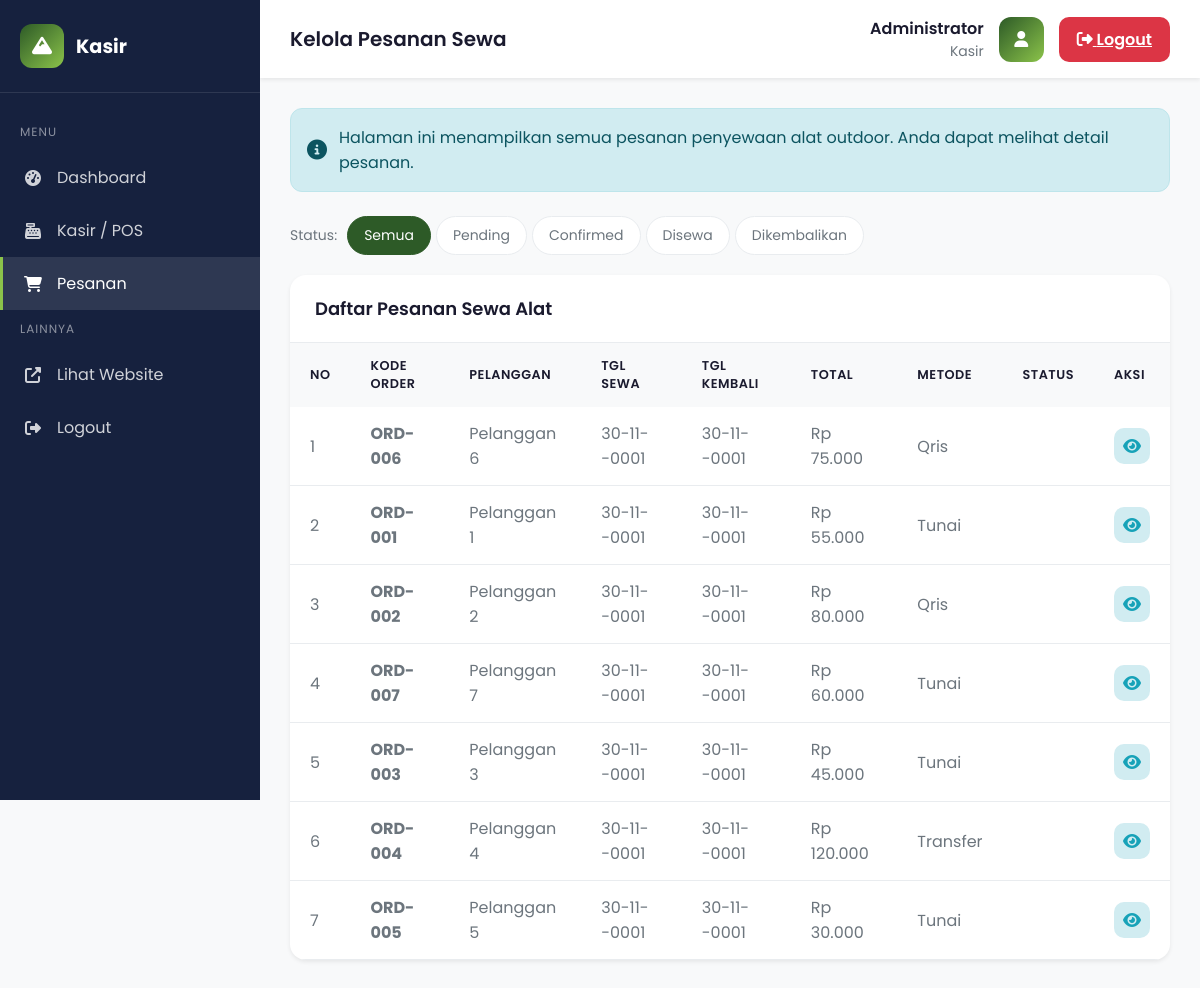
The app's page /kasir/orders/index.php (signed in) with its own data.
### tables this page shows
CREATE TABLE IF NOT EXISTS orders (
    id INT PRIMARY KEY AUTO_INCREMENT,
    kode_order VARCHAR(20) UNIQUE NOT NULL,
    user_id INT,
    nama_pelanggan VARCHAR(100) NOT NULL,
    no_hp VARCHAR(20) NOT NULL,
    email VARCHAR(100),
    total_harga DECIMAL(12,2) NOT NULL,
    tanggal_sewa DATE NOT NULL,
    tanggal_kembali DATE NOT NULL,
    metode_pembayaran ENUM('tunai', 'qris', 'transfer') DEFAULT 'tunai',
    status_pembayaran ENUM('pending', 'confirmed', 'completed', 'cancelled') DEFAULT 'pending',
    status_order ENUM('pending', 'confirmed', 'rented', 'returned', 'cancelled') DEFAULT 'pending',
    tipe_order ENUM('online', 'offline') DEFAULT 'offline',
    catatan TEXT,
    created_at TIMESTAMP DEFAULT CURRENT_TIMESTAMP,
    FOREIGN KEY (user_id) REFERENCES users(id)
);

### config/functions.php (called while the page is built, shortened)
<?php
require_once 'database.php';
function formatCurrency($amount)
{
    return 'Rp ' . number_format($amount, 0, ',', '.');
}
function getAllOrders($limit = null)
{
    global $conn;
    $sql = "SELECT o.*, u.nama_lengkap as nama_kasir
            FROM orders o
            LEFT JOIN users u ON o.user_id = u.id
            ORDER BY o.created_at DESC";
    $result = $conn->query($sql);
    return $result->fetch_all(MYSQLI_ASSOC);
}

### kasir/orders/index.php (the view, shortened to what this page needs)
<?php
require_once '../../config/functions.php';
$orders = getAllOrders();
$status_filter = isset($_GET['status']) ? $_GET['status'] : '';
?>
<!DOCTYPE html>
<html lang="id">
<head>
    <link rel="stylesheet" href="https://cdnjs.cloudflare.com/ajax/libs/font-awesome/6.4.0/css/all.min.css">
</head>
<body>
    <aside class="sidebar">
        <div class="sidebar-brand">
            <div class="logo-icon"><i class="fas fa-mountain"></i></div>
            <span>Kasir</span>
        </div>
        <nav class="sidebar-menu">
            <div class="menu-section">Menu</div>
            <a href="../index.php" class="menu-item"><i class="fas fa-tachometer-alt"></i><span>Dashboard</span></a>
            <a href="../pos.php" class="menu-item"><i class="fas fa-cash-register"></i><span>Kasir / POS</span></a>
            <a href="index.php" class="menu-item active"><i class="fas fa-shopping-cart"></i><span>Pesanan</span></a>
            <div class="menu-section">Lainnya</div>
            <a href="../../index.php" class="menu-item" target="_blank"><i
                    class="fas fa-external-link-alt"></i><span>Lihat Website</span></a>
            <a href="../logout.php" class="menu-item"><i class="fas fa-sign-out-alt"></i><span>Logout</span></a>
        </nav>
    </aside>
    <main class="main-content">
        <header class="admin-header">
            <h1 class="header-title">Kelola Pesanan Sewa</h1>
            <div class="header-user">
                <div class="user-info">
                    <div class="user-name"><?= $_SESSION['admin_nama'] ?></div>
                    <div class="user-role">Kasir</div>
                </div>
                <div class="user-avatar"><i class="fas fa-user"></i></div>
                <a href="../logout.php" class="btn-logout"><i class="fas fa-sign-out-alt"></i> Logout</a>
            </div>
        </header>
        <div class="content">
            <div class="alert-box">
                <i class="fas fa-info-circle"></i>
                <p>Halaman ini menampilkan semua pesanan penyewaan alat outdoor. Anda dapat melihat detail pesanan.</p>
            </div>
            <div class="filters">
                <div class="filter-group">
                    <label>Status:</label>
                    <a href="index.php" class="filter-btn <?= $status_filter == '' ? 'active' : '' ?>">Semua</a>
                    <a href="index.php?status=pending"
                        class="filter-btn <?= $status_filter == 'pending' ? 'active' : '' ?>">Pending</a>
                    <a href="index.php?status=confirmed"
                        class="filter-btn <?= $status_filter == 'confirmed' ? 'active' : '' ?>">Confirmed</a>
                    <a href="index.php?status=rented"
                        class="filter-btn <?= $status_filter == 'rented' ? 'active' : '' ?>">Disewa</a>
                    <a href="index.php?status=returned"
                        class="filter-btn <?= $status_filter == 'returned' ? 'active' : '' ?>">Dikembalikan</a>
                </div>
            </div>
            <div class="card">
                <div class="card-header">
                    <h2 class="card-title">Daftar Pesanan Sewa Alat</h2>
                </div>
                <table class="table">
                    <thead>
                        <tr>
                            <th>No</th>
                            <th>Kode Order</th>
                            <th>Pelanggan</th>
                            <th>Tgl Sewa</th>
                            <th>Tgl Kembali</th>
                            <th>Total</th>
                            <th>Metode</th>
                            <th>Status</th>
                            <th>Aksi</th>
                        </tr>
                    </thead>
                    <tbody>
                        <?php foreach ($orders as $index => $order): ?>
                            <tr>
                                <td><?= $index + 1 ?></td>
                                <td><strong><?= $order['kode_order'] ?></strong></td>
                                <td>
                                    <?= $order['nama_pelanggan'] ?><br>
                                </td>
                                <td><?= $order['tanggal_sewa'] ? date('d-m-Y', strtotime($order['tanggal_sewa'])) : '-' ?>
                                </td>
                                <td><?= $order['tanggal_kembali'] ? date('d-m-Y', strtotime($order['tanggal_kembali'])) : '-' ?>
                                </td>
                                <td><?= formatCurrency($order['total_harga']) ?></td>
                                <td><?= ucfirst($order['metode_pembayaran']) ?></td>
                                <td><span
                                        class="status-badge <?= $order['status_order'] ?>"><?= $order['status_order'] ?></span>
                                </td>
                                <td>
                                    <div class="action-btns">
                                        <a href="view.php?id=<?= $order['id'] ?>" class="btn-action btn-view"
                                            title="Lihat Detail"><i class="fas fa-eye"></i></a>
                                    </div>
                                </td>
                            </tr>
                        <?php endforeach; ?>
                    </tbody>
                </table>
            </div>
        </div>
    </main>
</body>
</html>

### kasir/orders/index.php (style rules this page uses)
:root { --primary: #2d5a27; --primary-dark: #1e3d1a; --primary-light: #4a7c44; --primary-accent: #8bc34a; --dark: #1a1a2e; --dark-secondary: #16213e; --white: #ffffff; --gray-100: #f8f9fa; --gray-200: #e9ecef; --gray-600: #6c757d; --danger: #dc3545; --info: #17a2b8; --shadow: 0 0.125rem 0.25rem rgba(0, 0, 0, 0.075); }
* { margin: 0; padding: 0; box-sizing: border-box; }
body { font-family: 'Poppins', -apple-system, BlinkMacSystemFont, sans-serif; background: var(--gray-100); min-height: 100vh; }
.sidebar { position: fixed; top: 0; left: 0; width: 260px; height: 100vh; background: var(--dark-secondary); color: var(--white); z-index: 100; }
.sidebar-brand { padding: 24px 20px; display: flex; align-items: center; gap: 12px; border-bottom: 1px solid rgba(255, 255, 255, 0.1); }
.sidebar-brand .logo-icon { width: 44px; height: 44px; background: linear-gradient(135deg, var(--primary), var(--primary-accent)); border-radius: 12px; display: flex; align-items: center; justify-content: center; font-size: 1.25rem; }
.sidebar-brand span { font-size: 1.2rem; font-weight: 700; }
.sidebar-menu { padding: 20px 0; }
.menu-section { padding: 10px 20px; font-size: 0.75rem; text-transform: uppercase; color: rgba(255, 255, 255, 0.5); letter-spacing: 1px; }
.menu-item { padding: 14px 20px; display: flex; align-items: center; gap: 14px; color: rgba(255, 255, 255, 0.8); text-decoration: none; transition: all 0.3s; border-left: 3px solid transparent; }
.menu-item:hover, .menu-item.active { background: rgba(255, 255, 255, 0.1); color: var(--white); border-left-color: var(--primary-accent); }
.menu-item i { width: 20px; text-align: center; }
.main-content { margin-left: 260px; min-height: 100vh; }
.admin-header { background: var(--white); padding: 16px 30px; display: flex; justify-content: space-between; align-items: center; box-shadow: var(--shadow); position: sticky; top: 0; z-index: 50; }
.header-title { font-size: 1.25rem; font-weight: 600; color: var(--dark); }
.header-user { display: flex; align-items: center; gap: 15px; }
.user-info { text-align: right; }
.user-name { font-weight: 600; color: var(--dark); }
.user-role { font-size: 0.875rem; color: var(--gray-600); }
.user-avatar { width: 45px; height: 45px; background: linear-gradient(135deg, var(--primary), var(--primary-accent)); border-radius: 12px; display: flex; align-items: center; justify-content: center; color: var(--white); }
.btn-logout { padding: 10px 18px; background: var(--danger); color: var(--white); border: none; border-radius: 10px; cursor: pointer; font-weight: 600; }
.content { padding: 30px; }
.filters { margin-bottom: 20px; display: flex; gap: 10px; flex-wrap: wrap; }
.filter-group { display: flex; gap: 5px; align-items: center; }
.filter-group label { font-size: 0.875rem; color: var(--gray-600); margin-right: 5px; }
.filter-btn { padding: 8px 16px; background: var(--white); border: 1px solid var(--gray-200); border-radius: 20px; text-decoration: none; color: var(--gray-600); font-size: 0.875rem; transition: all 0.3s; }
.filter-btn:hover, .filter-btn.active { background: var(--primary); color: var(--white); border-color: var(--primary); }
.card { background: var(--white); border-radius: 16px; box-shadow: var(--shadow); overflow: hidden; }
.card-header { padding: 20px 25px; border-bottom: 1px solid var(--gray-200); }
.card-title { font-size: 1.125rem; font-weight: 600; color: var(--dark); }
.table { width: 100%; border-collapse: collapse; }
.table th, .table td { padding: 14px 20px; text-align: left; }
.table th { background: var(--gray-100); font-weight: 600; color: var(--dark); font-size: 0.8rem; text-transform: uppercase; letter-spacing: 0.5px; }
.table td { border-bottom: 1px solid var(--gray-200); color: var(--gray-600); }
.status-badge { display: inline-block; padding: 5px 12px; border-radius: 20px; font-size: 0.75rem; font-weight: 600; }
.action-btns { display: flex; gap: 8px; }
.btn-action { width: 36px; height: 36px; border: none; border-radius: 10px; cursor: pointer; display: flex; align-items: center; justify-content: center; transition: all 0.3s; text-decoration: none; }
.btn-view { background: #d1ecf1; color: var(--info); }
.alert-box { background: #d1ecf1; border: 1px solid #bee5eb; border-radius: 12px; padding: 16px; margin-bottom: 24px; display: flex; align-items: center; gap: 12px; }
.alert-box i { color: #0c5460; font-size: 1.25rem; }
.alert-box p { color: #0c5460; margin: 0; }

### records on screen
orders: kode_order "ORD-006", nama_pelanggan "Pelanggan 6", tanggal_sewa "30-11--0001", tanggal_kembali "30-11--0001", total_harga "Rp 75.000", metode_pembayaran "Qris"
orders: kode_order "ORD-001", nama_pelanggan "Pelanggan 1", tanggal_sewa "30-11--0001", tanggal_kembali "30-11--0001", total_harga "Rp 55.000", metode_pembayaran "Tunai"
orders: kode_order "ORD-002", nama_pelanggan "Pelanggan 2", tanggal_sewa "30-11--0001", tanggal_kembali "30-11--0001", total_harga "Rp 80.000", metode_pembayaran "Qris"
orders: kode_order "ORD-007", nama_pelanggan "Pelanggan 7", tanggal_sewa "30-11--0001", tanggal_kembali "30-11--0001", total_harga "Rp 60.000", metode_pembayaran "Tunai"
orders: kode_order "ORD-003", nama_pelanggan "Pelanggan 3", tanggal_sewa "30-11--0001", tanggal_kembali "30-11--0001", total_harga "Rp 45.000", metode_pembayaran "Tunai"
orders: kode_order "ORD-004", nama_pelanggan "Pelanggan 4", tanggal_sewa "30-11--0001", tanggal_kembali "30-11--0001", total_harga "Rp 120.000", metode_pembayaran "Transfer"
orders: kode_order "ORD-005", nama_pelanggan "Pelanggan 5", tanggal_sewa "30-11--0001", tanggal_kembali "30-11--0001", total_harga "Rp 30.000", metode_pembayaran "Tunai"

### other values on screen
$_SESSION['admin_nama'] "Administrator"
